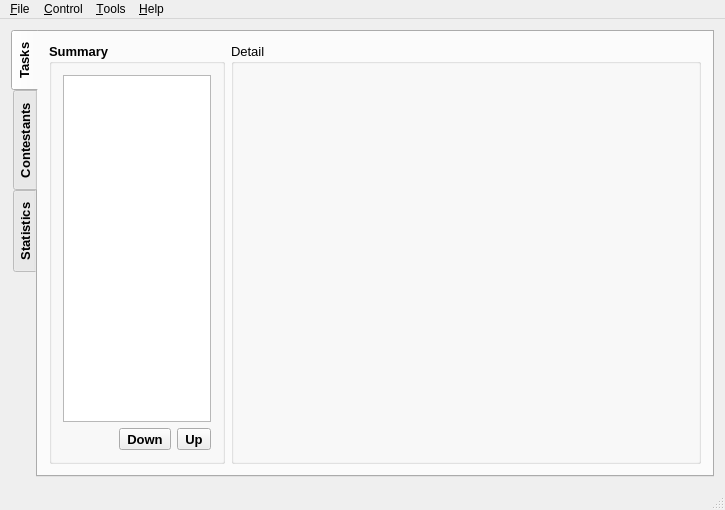
<?xml version="1.0" encoding="UTF-8"?>
<ui version="4.0">
 <class>LemonLime</class>
 <widget class="QMainWindow" name="LemonLime">
  <property name="geometry">
   <rect>
    <x>0</x>
    <y>0</y>
    <width>725</width>
    <height>510</height>
   </rect>
  </property>
  <property name="minimumSize">
   <size>
    <width>725</width>
    <height>510</height>
   </size>
  </property>
  <property name="windowTitle">
   <string>LemonLime</string>
  </property>
  <property name="windowIcon">
   <iconset>
    <normaloff>:/icon/icon.png</normaloff>:/icon/icon.png</iconset>
  </property>
  <widget class="QWidget" name="centralWidget">
   <layout class="QHBoxLayout" name="horizontalLayout">
    <item>
     <widget class="QTabWidget" name="tabWidget">
      <property name="enabled">
       <bool>true</bool>
      </property>
      <property name="font">
       <font>
        <pointsize>10</pointsize>
        <weight>75</weight>
        <bold>true</bold>
       </font>
      </property>
      <property name="autoFillBackground">
       <bool>false</bool>
      </property>
      <property name="tabPosition">
       <enum>QTabWidget::West</enum>
      </property>
      <property name="tabShape">
       <enum>QTabWidget::Rounded</enum>
      </property>
      <property name="currentIndex">
       <number>0</number>
      </property>
      <property name="elideMode">
       <enum>Qt::ElideNone</enum>
      </property>
      <property name="documentMode">
       <bool>false</bool>
      </property>
      <property name="tabsClosable">
       <bool>false</bool>
      </property>
      <property name="movable">
       <bool>false</bool>
      </property>
      <property name="tabBarAutoHide">
       <bool>false</bool>
      </property>
      <widget class="QWidget" name="tasksTab">
       <attribute name="title">
        <string>Tasks</string>
       </attribute>
       <layout class="QHBoxLayout" name="horizontalLayout_2">
        <item>
         <widget class="QGroupBox" name="taskBox">
          <property name="sizePolicy">
           <sizepolicy hsizetype="Expanding" vsizetype="Preferred">
            <horstretch>1</horstretch>
            <verstretch>0</verstretch>
           </sizepolicy>
          </property>
          <property name="minimumSize">
           <size>
            <width>176</width>
            <height>387</height>
           </size>
          </property>
          <property name="title">
           <string>Summary</string>
          </property>
          <layout class="QVBoxLayout" name="verticalLayout_2">
           <item>
            <widget class="SummaryTree" name="summary">
             <property name="font">
              <font>
               <pointsize>10</pointsize>
               <weight>50</weight>
               <bold>false</bold>
              </font>
             </property>
             <property name="contextMenuPolicy">
              <enum>Qt::DefaultContextMenu</enum>
             </property>
             <property name="statusTip">
              <string>Viewing tasks...</string>
             </property>
             <attribute name="headerVisible">
              <bool>false</bool>
             </attribute>
             <column>
              <property name="text">
               <string notr="true">1</string>
              </property>
             </column>
            </widget>
           </item>
           <item>
            <layout class="QHBoxLayout" name="horizontalLayout_7">
             <item>
              <spacer name="horizontalSpacer_2">
               <property name="orientation">
                <enum>Qt::Horizontal</enum>
               </property>
               <property name="sizeHint" stdset="0">
                <size>
                 <width>40</width>
                 <height>20</height>
                </size>
               </property>
              </spacer>
             </item>
             <item>
              <widget class="QToolButton" name="moveDownButton">
               <property name="statusTip">
                <string>Move down this task...</string>
               </property>
               <property name="text">
                <string>Down</string>
               </property>
               <property name="icon">
                <iconset>
                 <normaloff>:/icon/go-down.svg</normaloff>:/icon/go-down.svg</iconset>
               </property>
              </widget>
             </item>
             <item>
              <widget class="QToolButton" name="moveUpButton">
               <property name="statusTip">
                <string>Move up this task...</string>
               </property>
               <property name="text">
                <string>Up</string>
               </property>
               <property name="icon">
                <iconset>
                 <normaloff>:/icon/go-up.svg</normaloff>:/icon/go-up.svg</iconset>
               </property>
              </widget>
             </item>
            </layout>
           </item>
          </layout>
         </widget>
        </item>
        <item>
         <widget class="QGroupBox" name="editBox">
          <property name="sizePolicy">
           <sizepolicy hsizetype="Expanding" vsizetype="Preferred">
            <horstretch>3</horstretch>
            <verstretch>0</verstretch>
           </sizepolicy>
          </property>
          <property name="font">
           <font>
            <pointsize>10</pointsize>
            <weight>50</weight>
            <bold>false</bold>
           </font>
          </property>
          <property name="title">
           <string>Detail</string>
          </property>
          <layout class="QVBoxLayout" name="verticalLayout_8">
           <item>
            <widget class="QStackedWidget" name="editWidget">
             <property name="contextMenuPolicy">
              <enum>Qt::NoContextMenu</enum>
             </property>
             <property name="statusTip">
              <string>Editing task details...</string>
             </property>
             <property name="currentIndex">
              <number>2</number>
             </property>
             <widget class="QWidget" name="nullPage"/>
             <widget class="TaskEditWidget" name="taskEdit"/>
             <widget class="TestCaseEditWidget" name="testCaseEdit"/>
            </widget>
           </item>
          </layout>
         </widget>
        </item>
       </layout>
      </widget>
      <widget class="QWidget" name="contestantsTab">
       <attribute name="title">
        <string>Contestants</string>
       </attribute>
       <layout class="QVBoxLayout" name="verticalLayout">
        <item>
         <widget class="ResultViewer" name="resultViewer">
          <property name="font">
           <font>
            <pointsize>10</pointsize>
            <weight>50</weight>
            <bold>false</bold>
           </font>
          </property>
          <property name="statusTip">
           <string>Contestant List...</string>
          </property>
          <property name="editTriggers">
           <set>QAbstractItemView::NoEditTriggers</set>
          </property>
          <property name="tabKeyNavigation">
           <bool>false</bool>
          </property>
          <property name="selectionMode">
           <enum>QAbstractItemView::ExtendedSelection</enum>
          </property>
          <property name="selectionBehavior">
           <enum>QAbstractItemView::SelectItems</enum>
          </property>
          <property name="verticalScrollMode">
           <enum>QAbstractItemView::ScrollPerPixel</enum>
          </property>
          <property name="horizontalScrollMode">
           <enum>QAbstractItemView::ScrollPerPixel</enum>
          </property>
          <property name="showGrid">
           <bool>false</bool>
          </property>
          <property name="sortingEnabled">
           <bool>true</bool>
          </property>
          <property name="cornerButtonEnabled">
           <bool>false</bool>
          </property>
          <attribute name="horizontalHeaderMinimumSectionSize">
           <number>75</number>
          </attribute>
          <attribute name="horizontalHeaderHighlightSections">
           <bool>false</bool>
          </attribute>
          <attribute name="verticalHeaderVisible">
           <bool>false</bool>
          </attribute>
          <attribute name="verticalHeaderMinimumSectionSize">
           <number>25</number>
          </attribute>
          <attribute name="verticalHeaderDefaultSectionSize">
           <number>27</number>
          </attribute>
         </widget>
        </item>
        <item>
         <layout class="QHBoxLayout" name="horizontalLayout_4">
          <item>
           <widget class="QPushButton" name="cleanupButton">
            <property name="minimumSize">
             <size>
              <width>120</width>
              <height>0</height>
             </size>
            </property>
            <property name="font">
             <font>
              <pointsize>10</pointsize>
              <weight>50</weight>
              <bold>false</bold>
             </font>
            </property>
            <property name="statusTip">
             <string>Cleanup the files of all contestants...</string>
            </property>
            <property name="text">
             <string>Clean Up Files</string>
            </property>
            <property name="icon">
             <iconset>
              <normaloff>:/icon/view-sort.svg</normaloff>:/icon/view-sort.svg</iconset>
            </property>
           </widget>
          </item>
          <item>
           <spacer name="horizontalSpacer">
            <property name="orientation">
             <enum>Qt::Horizontal</enum>
            </property>
            <property name="sizeHint" stdset="0">
             <size>
              <width>468</width>
              <height>20</height>
             </size>
            </property>
           </spacer>
          </item>
          <item>
           <widget class="QPushButton" name="refreshButton">
            <property name="minimumSize">
             <size>
              <width>120</width>
              <height>0</height>
             </size>
            </property>
            <property name="font">
             <font>
              <pointsize>10</pointsize>
              <weight>50</weight>
              <bold>false</bold>
             </font>
            </property>
            <property name="statusTip">
             <string>Refresh the contestant list...</string>
            </property>
            <property name="text">
             <string>Refresh</string>
            </property>
            <property name="icon">
             <iconset>
              <normaloff>:/icon/view-refresh.svg</normaloff>:/icon/view-refresh.svg</iconset>
            </property>
           </widget>
          </item>
          <item>
           <widget class="QPushButton" name="judgeUnjudgedButton">
            <property name="sizePolicy">
             <sizepolicy hsizetype="Minimum" vsizetype="Fixed">
              <horstretch>0</horstretch>
              <verstretch>0</verstretch>
             </sizepolicy>
            </property>
            <property name="minimumSize">
             <size>
              <width>120</width>
              <height>0</height>
             </size>
            </property>
            <property name="font">
             <font>
              <pointsize>10</pointsize>
              <weight>50</weight>
              <bold>false</bold>
             </font>
            </property>
            <property name="statusTip">
             <string>Judge unjudged...</string>
            </property>
            <property name="text">
             <string>Judge Unjudged</string>
            </property>
            <property name="icon">
             <iconset>
              <normaloff>:/icon/edit-find-replace.svg</normaloff>:/icon/edit-find-replace.svg</iconset>
            </property>
           </widget>
          </item>
          <item>
           <widget class="QPushButton" name="judgeButton">
            <property name="enabled">
             <bool>false</bool>
            </property>
            <property name="minimumSize">
             <size>
              <width>120</width>
              <height>0</height>
             </size>
            </property>
            <property name="font">
             <font>
              <pointsize>10</pointsize>
              <weight>50</weight>
              <bold>false</bold>
             </font>
            </property>
            <property name="statusTip">
             <string>Judge selected area...</string>
            </property>
            <property name="text">
             <string>Judge Selected</string>
            </property>
            <property name="icon">
             <iconset>
              <normaloff>:/icon/edit-find.svg</normaloff>:/icon/edit-find.svg</iconset>
            </property>
           </widget>
          </item>
          <item>
           <widget class="QPushButton" name="judgeAllButton">
            <property name="enabled">
             <bool>false</bool>
            </property>
            <property name="minimumSize">
             <size>
              <width>120</width>
              <height>0</height>
             </size>
            </property>
            <property name="font">
             <font>
              <pointsize>10</pointsize>
              <weight>50</weight>
              <bold>false</bold>
             </font>
            </property>
            <property name="statusTip">
             <string>Judge all contestants...</string>
            </property>
            <property name="text">
             <string>Judge All</string>
            </property>
            <property name="icon">
             <iconset>
              <normaloff>:/icon/code-function.svg</normaloff>:/icon/code-function.svg</iconset>
            </property>
           </widget>
          </item>
         </layout>
        </item>
       </layout>
      </widget>
      <widget class="QWidget" name="statisticsTab">
       <attribute name="title">
        <string>Statistics</string>
       </attribute>
       <layout class="QHBoxLayout" name="horizontalLayout_3">
        <item>
         <widget class="StatisticsBrowser" name="statisticsBrowser" native="true">
          <property name="font">
           <font>
            <pointsize>10</pointsize>
            <weight>50</weight>
            <bold>false</bold>
           </font>
          </property>
          <property name="statusTip">
           <string>The Statistics Browser...</string>
          </property>
         </widget>
        </item>
       </layout>
      </widget>
     </widget>
    </item>
   </layout>
  </widget>
  <widget class="QMenuBar" name="menuBar">
   <property name="geometry">
    <rect>
     <x>0</x>
     <y>0</y>
     <width>725</width>
     <height>30</height>
    </rect>
   </property>
   <widget class="QMenu" name="fileMenu">
    <property name="font">
     <font>
      <pointsize>10</pointsize>
     </font>
    </property>
    <property name="statusTip">
     <string>Open / Close / Rename contest and etc</string>
    </property>
    <property name="title">
     <string>&amp;File</string>
    </property>
    <addaction name="newAction"/>
    <addaction name="openAction"/>
    <addaction name="saveAction"/>
    <addaction name="closeAction"/>
    <addaction name="separator"/>
    <addaction name="openFolderAction"/>
    <addaction name="actionChangeContestName"/>
    <addaction name="separator"/>
    <addaction name="exitAction"/>
   </widget>
   <widget class="QMenu" name="controlMenu">
    <property name="title">
     <string>&amp;Control</string>
    </property>
    <addaction name="judgeAllAction"/>
    <addaction name="judgeAction"/>
    <addaction name="judgeUnjudgedAction"/>
    <addaction name="judgeGreyAction"/>
    <addaction name="judgeMagentaAction"/>
    <addaction name="separator"/>
    <addaction name="cleanupAction"/>
    <addaction name="refreshAction"/>
    <addaction name="separator"/>
    <addaction name="addTasksAction"/>
    <addaction name="exportAction"/>
    <addaction name="separator"/>
    <addaction name="actionExportStatistics"/>
    <addaction name="separator"/>
    <addaction name="actionExportUoj"/>
   </widget>
   <widget class="QMenu" name="toolsMenu">
    <property name="font">
     <font>
      <pointsize>10</pointsize>
     </font>
    </property>
    <property name="title">
     <string>&amp;Tools</string>
    </property>
    <addaction name="optionsAction"/>
   </widget>
   <widget class="QMenu" name="helpMenu">
    <property name="font">
     <font>
      <pointsize>10</pointsize>
     </font>
    </property>
    <property name="title">
     <string>&amp;Help</string>
    </property>
    <widget class="QMenu" name="menuGuides">
     <property name="statusTip">
      <string>LemonLime Guides...</string>
     </property>
     <property name="title">
      <string>&amp;Guides</string>
     </property>
     <property name="icon">
      <iconset>
       <normaloff>:/icon/system-help.svg</normaloff>:/icon/system-help.svg</iconset>
     </property>
     <addaction name="actionManual"/>
     <addaction name="separator"/>
     <addaction name="actionMore"/>
    </widget>
    <addaction name="menuGuides"/>
    <addaction name="separator"/>
    <addaction name="aboutAction"/>
   </widget>
   <addaction name="fileMenu"/>
   <addaction name="controlMenu"/>
   <addaction name="toolsMenu"/>
   <addaction name="helpMenu"/>
  </widget>
  <widget class="QStatusBar" name="statusBar"/>
  <action name="newAction">
   <property name="icon">
    <iconset>
     <normaloff>:/icon/document-new.svg</normaloff>:/icon/document-new.svg</iconset>
   </property>
   <property name="text">
    <string>&amp;New Contest</string>
   </property>
   <property name="statusTip">
    <string>Make a new contest...</string>
   </property>
  </action>
  <action name="openAction">
   <property name="icon">
    <iconset>
     <normaloff>:/icon/quickopen-file.svg</normaloff>:/icon/quickopen-file.svg</iconset>
   </property>
   <property name="text">
    <string>&amp;Open Existing Contest</string>
   </property>
   <property name="statusTip">
    <string>Open an existing contest...</string>
   </property>
  </action>
  <action name="exitAction">
   <property name="icon">
    <iconset>
     <normaloff>:/icon/application-exit.svg</normaloff>:/icon/application-exit.svg</iconset>
   </property>
   <property name="text">
    <string>E&amp;xit</string>
   </property>
   <property name="statusTip">
    <string>Exit LemonLime...</string>
   </property>
  </action>
  <action name="optionsAction">
   <property name="icon">
    <iconset>
     <normaloff>:/icon/configure.svg</normaloff>:/icon/configure.svg</iconset>
   </property>
   <property name="text">
    <string>&amp;Settings</string>
   </property>
   <property name="statusTip">
    <string>LemonLime Settings...</string>
   </property>
  </action>
  <action name="aboutAction">
   <property name="icon">
    <iconset>
     <normaloff>:/icon/help-about.svg</normaloff>:/icon/help-about.svg</iconset>
   </property>
   <property name="text">
    <string>&amp;About</string>
   </property>
   <property name="statusTip">
    <string>About LemonLime...</string>
   </property>
  </action>
  <action name="judgeAction">
   <property name="enabled">
    <bool>false</bool>
   </property>
   <property name="icon">
    <iconset>
     <normaloff>:/icon/edit-find.svg</normaloff>:/icon/edit-find.svg</iconset>
   </property>
   <property name="text">
    <string>&amp;Judge Selected</string>
   </property>
   <property name="statusTip">
    <string>Judge selected area...</string>
   </property>
  </action>
  <action name="judgeAllAction">
   <property name="enabled">
    <bool>false</bool>
   </property>
   <property name="icon">
    <iconset>
     <normaloff>:/icon/code-function.svg</normaloff>:/icon/code-function.svg</iconset>
   </property>
   <property name="text">
    <string>Judge &amp;All</string>
   </property>
   <property name="statusTip">
    <string>Judge all contestants...</string>
   </property>
  </action>
  <action name="closeAction">
   <property name="icon">
    <iconset>
     <normaloff>:/icon/document-close.svg</normaloff>:/icon/document-close.svg</iconset>
   </property>
   <property name="text">
    <string>&amp;Close Current Contest</string>
   </property>
   <property name="statusTip">
    <string>Close this contest...</string>
   </property>
  </action>
  <action name="setEnglishAction">
   <property name="text">
    <string notr="true">&amp;English</string>
   </property>
  </action>
  <action name="addTasksAction">
   <property name="enabled">
    <bool>false</bool>
   </property>
   <property name="icon">
    <iconset>
     <normaloff>:/icon/layer-new.svg</normaloff>:/icon/layer-new.svg</iconset>
   </property>
   <property name="text">
    <string>Add &amp;Tasks Automatically</string>
   </property>
   <property name="statusTip">
    <string>Find your tasks in ./data and add them automatically...</string>
   </property>
  </action>
  <action name="makeSelfTestAction">
   <property name="enabled">
    <bool>false</bool>
   </property>
   <property name="text">
    <string>&amp;Make Self-testing Folder</string>
   </property>
  </action>
  <action name="exportAction">
   <property name="enabled">
    <bool>false</bool>
   </property>
   <property name="icon">
    <iconset>
     <normaloff>:/icon/document-export.svg</normaloff>:/icon/document-export.svg</iconset>
   </property>
   <property name="text">
    <string>&amp;Export Result</string>
   </property>
   <property name="statusTip">
    <string>Export the result...</string>
   </property>
  </action>
  <action name="judgeUnjudgedAction">
   <property name="enabled">
    <bool>false</bool>
   </property>
   <property name="icon">
    <iconset>
     <normaloff>:/icon/edit-find-replace.svg</normaloff>:/icon/edit-find-replace.svg</iconset>
   </property>
   <property name="text">
    <string>Judge &amp;Unjudged</string>
   </property>
   <property name="statusTip">
    <string>Judge unjudged...</string>
   </property>
  </action>
  <action name="openFolderAction">
   <property name="icon">
    <iconset>
     <normaloff>:/icon/go-parent-folder.svg</normaloff>:/icon/go-parent-folder.svg</iconset>
   </property>
   <property name="text">
    <string>Open Current Contest &amp;Folder</string>
   </property>
   <property name="statusTip">
    <string>Open the folder of this contest with file manager...</string>
   </property>
  </action>
  <action name="saveAction">
   <property name="icon">
    <iconset>
     <normaloff>:/icon/document-save.svg</normaloff>:/icon/document-save.svg</iconset>
   </property>
   <property name="text">
    <string>&amp;Save Current Contest</string>
   </property>
   <property name="statusTip">
    <string>Save this contest...</string>
   </property>
  </action>
  <action name="actionInteraction">
   <property name="text">
    <string>Interaction</string>
   </property>
   <property name="statusTip">
    <string>How to make Interaction Tasks...</string>
   </property>
  </action>
  <action name="actionSubTasks">
   <property name="text">
    <string>Subtasks</string>
   </property>
   <property name="statusTip">
    <string>How to make Subtasks...</string>
   </property>
  </action>
  <action name="actionCleanupFiles">
   <property name="text">
    <string>Clean up Files</string>
   </property>
   <property name="statusTip">
    <string>What is Cleanup Files...</string>
   </property>
  </action>
  <action name="actionCompileFeatures">
   <property name="text">
    <string>Compile Features</string>
   </property>
   <property name="statusTip">
    <string>The difference in compiling between Lemon and LemonLime...</string>
   </property>
  </action>
  <action name="actionSkip">
   <property name="text">
    <string>Skip</string>
   </property>
   <property name="statusTip">
    <string>What is Skip...</string>
   </property>
  </action>
  <action name="actionSpecialJudge">
   <property name="text">
    <string>Special Judge</string>
   </property>
   <property name="statusTip">
    <string>How to write Special Judge...</string>
   </property>
  </action>
  <action name="actionSingle_Judge">
   <property name="text">
    <string>Single &amp;Judge</string>
   </property>
  </action>
  <action name="actionExportResult">
   <property name="text">
    <string>Export Result</string>
   </property>
   <property name="statusTip">
    <string>New features of Exporting Result...</string>
   </property>
  </action>
  <action name="actionMore">
   <property name="icon">
    <iconset>
     <normaloff>:/icon/globe.svg</normaloff>:/icon/globe.svg</iconset>
   </property>
   <property name="text">
    <string>More</string>
   </property>
   <property name="statusTip">
    <string>Online Guides...</string>
   </property>
  </action>
  <action name="judgeGreyAction">
   <property name="enabled">
    <bool>false</bool>
   </property>
   <property name="icon">
    <iconset>
     <normaloff>:/icon/paint-unknown.svg</normaloff>:/icon/paint-unknown.svg</iconset>
   </property>
   <property name="text">
    <string>Judge &amp;No Source</string>
   </property>
   <property name="statusTip">
    <string>Judge &quot;No Source&quot;...</string>
   </property>
  </action>
  <action name="judgeMagentaAction">
   <property name="enabled">
    <bool>false</bool>
   </property>
   <property name="icon">
    <iconset>
     <normaloff>:/icon/deletecell.svg</normaloff>:/icon/deletecell.svg</iconset>
   </property>
   <property name="text">
    <string>Judge &amp;Compile Failed</string>
   </property>
   <property name="statusTip">
    <string>Judge &quot;Compile Error&quot;, &quot;Compile Time Limit Exceeded&quot;, etc...</string>
   </property>
  </action>
  <action name="actionChangeContestName">
   <property name="icon">
    <iconset>
     <normaloff>:/icon/document-edit.svg</normaloff>:/icon/document-edit.svg</iconset>
   </property>
   <property name="text">
    <string>C&amp;hange Contest Name</string>
   </property>
   <property name="statusTip">
    <string>Change the name of this contest...</string>
   </property>
  </action>
  <action name="cleanupAction">
   <property name="enabled">
    <bool>false</bool>
   </property>
   <property name="icon">
    <iconset>
     <normaloff>:/icon/view-sort.svg</normaloff>:/icon/view-sort.svg</iconset>
   </property>
   <property name="text">
    <string>Clean Up &amp;Files</string>
   </property>
   <property name="statusTip">
    <string>Cleanup the files of all contestants...</string>
   </property>
  </action>
  <action name="refreshAction">
   <property name="enabled">
    <bool>false</bool>
   </property>
   <property name="icon">
    <iconset>
     <normaloff>:/icon/view-refresh.svg</normaloff>:/icon/view-refresh.svg</iconset>
   </property>
   <property name="text">
    <string>&amp;Refresh</string>
   </property>
   <property name="statusTip">
    <string>Refresh the contestant list...</string>
   </property>
  </action>
  <action name="actionCommunication">
   <property name="text">
    <string>Communication</string>
   </property>
   <property name="statusTip">
    <string>How to make Communication Tasks...</string>
   </property>
  </action>
  <action name="actionExportStatistics">
   <property name="enabled">
    <bool>false</bool>
   </property>
   <property name="icon">
    <iconset>
     <normaloff>:/icon/document-export.svg</normaloff>:/icon/document-export.svg</iconset>
   </property>
   <property name="text">
    <string>Export &amp;Statistics</string>
   </property>
  </action>
  <action name="actionExportUoj">
   <property name="enabled">
    <bool>false</bool>
   </property>
   <property name="icon">
    <iconset>
     <normaloff>:/icon/document-export.svg</normaloff>:/icon/document-export.svg</iconset>
   </property>
   <property name="text">
    <string>Export UO&amp;J Config</string>
   </property>
  </action>
  <action name="actionManual">
   <property name="icon">
    <iconset>
     <normaloff>:/icon/acrobat.svg</normaloff>:/icon/acrobat.svg</iconset>
   </property>
   <property name="text">
    <string>Manual</string>
   </property>
  </action>
 </widget>
 <layoutdefault spacing="6" margin="11"/>
 <customwidgets>
  <customwidget>
   <class>SummaryTree</class>
   <extends>QTreeWidget</extends>
   <header>summarytree.h</header>
  </customwidget>
  <customwidget>
   <class>TaskEditWidget</class>
   <extends>QWidget</extends>
   <header>taskeditwidget.h</header>
   <container>1</container>
  </customwidget>
  <customwidget>
   <class>TestCaseEditWidget</class>
   <extends>QWidget</extends>
   <header>testcaseeditwidget.h</header>
   <container>1</container>
  </customwidget>
  <customwidget>
   <class>ResultViewer</class>
   <extends>QTableWidget</extends>
   <header>resultviewer.h</header>
  </customwidget>
  <customwidget>
   <class>StatisticsBrowser</class>
   <extends>QWidget</extends>
   <header>statisticsbrowser.h</header>
   <container>1</container>
  </customwidget>
 </customwidgets>
 <tabstops>
  <tabstop>tabWidget</tabstop>
  <tabstop>summary</tabstop>
  <tabstop>moveDownButton</tabstop>
  <tabstop>moveUpButton</tabstop>
  <tabstop>resultViewer</tabstop>
  <tabstop>cleanupButton</tabstop>
  <tabstop>refreshButton</tabstop>
  <tabstop>judgeUnjudgedButton</tabstop>
  <tabstop>judgeButton</tabstop>
  <tabstop>judgeAllButton</tabstop>
 </tabstops>
 <resources/>
 <connections/>
</ui>
